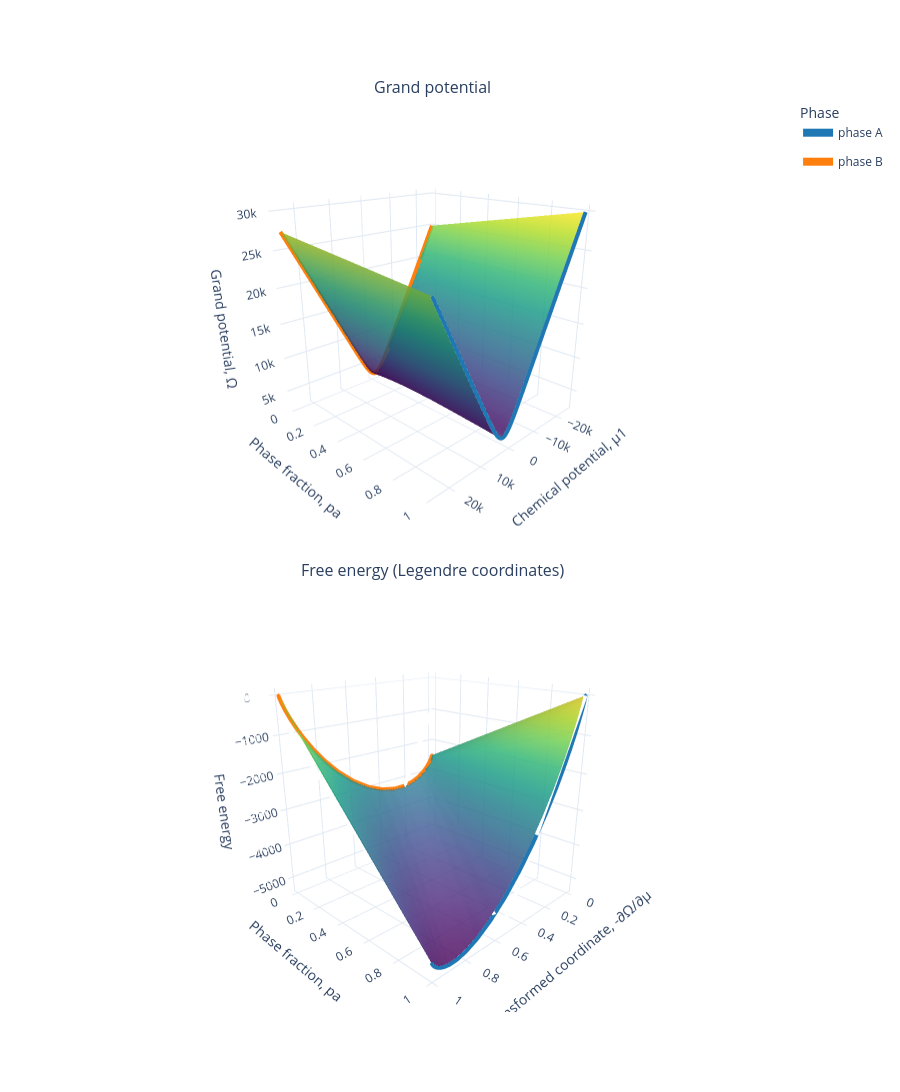

The code cell stored with this chart in its notebook:
### Markdown cell above
# Free energy plot

### Code cell
fig = make_subplots(
    rows=2, cols=1,
    specs=[[{"type": "surface"}], [{"type": "surface"}]],
    vertical_spacing=0.06,
    subplot_titles=("Grand potential", "Free energy (Legendre coordinates)")
)

colors = {
    "phase A": "#1f77b4",
    "phase B": "#ff7f0e",
    "Equilibrium": "#2ca02c",
}

mu1_line = mu1_axis

# pa=1 boundary for phase A (last pa index)
gA_line = gA_grid[:, -1]
fA_line = fA_grid[:, -1]
xA_line = xA_tr_grid[:, -1]
pa1_line = [float(pa_axis[-1])] * len(mu1_line)

# pa=0 boundary for phase B (first pa index)
gB_line = gB_grid[:, 0]
fB_line = fB_grid[:, 0]
xB_line = xB_tr_grid[:, 0]
pa0_line = [float(pa_axis[0])] * len(mu1_line)

# System grand potential surface in (mu1, pa, g)
fig.add_trace(
    go.Surface(
        x=mu1_axis,
        y=pa_axis,
        z=gsys_grid.T,
        name="Equilibrium",
        legendgroup="Equilibrium",
        showscale=False,
        colorscale="Viridis",
        opacity=0.85,
    ),
    row=1, col=1,
 )

fig.add_trace(
    go.Scatter3d(
        x=mu1_line,
        y=pa1_line,
        z=gA_line,
        mode="lines",
        name="phase A",
        legendgroup="phase A",
        line=dict(width=8, color=colors["phase A"]),
    ),
    row=1, col=1,
 )

fig.add_trace(
    go.Scatter3d(
        x=mu1_line,
        y=pa0_line,
        z=gB_line,
        mode="lines",
        name="phase B",
        legendgroup="phase B",
        line=dict(width=8, color=colors["phase B"]),
    ),
    row=1, col=1,
 )

# Free-energy panel in transformed Legendre coordinates (x_tr, pa, f)
fig.add_trace(
    go.Surface(
        x=xsys_tr_grid.T,
        y=pa_grid_np.T,
        z=fsys_grid.T,
        name="Equilibrium",
        legendgroup="Equilibrium",
        showlegend=False,
        showscale=False,
        colorscale="Viridis",
        opacity=0.85,
    ),
    row=2, col=1,
 )

fig.add_trace(
    go.Scatter3d(
        x=xA_line,
        y=pa1_line,
        z=fA_line,
        mode="lines",
        name="phase A",
        legendgroup="phase A",
        showlegend=False,
        line=dict(width=8, color=colors["phase A"]),
    ),
    row=2, col=1,
 )

fig.add_trace(
    go.Scatter3d(
        x=xB_line,
        y=pa0_line,
        z=fB_line,
        mode="lines",
        name="phase B",
        legendgroup="phase B",
        showlegend=False,
        line=dict(width=8, color=colors["phase B"]),
    ),
    row=2, col=1,
 )

camera = dict(eye=dict(x=1.6, y=1.6, z=0.8))

fig.update_scenes(
    xaxis_title="Chemical potential, μ1",
    yaxis_title="Phase fraction, pa",
    zaxis_title="Grand potential, Ω",
    row=1, col=1,
    camera=camera,
 )

fig.update_scenes(
    xaxis_title="Transformed coordinate, -∂Ω/∂μ",
    yaxis_title="Phase fraction, pa",
    zaxis_title="Free energy",
    row=2, col=1,
    camera=camera,
 )

fig.update_layout(
    height=1100,
    width=900,
    template="plotly_white",
    legend_title_text="Phase",
    # Keep both 3D scenes on the same interactive state/camera baseline
    uirevision="sync-3d",
    scene=dict(dragmode="turntable"),
    scene2=dict(
        dragmode="turntable",
        camera=dict(
            eye=dict(x=1.6, y=1.6, z=0.8),
        ),
    ),
)

fig.show()
